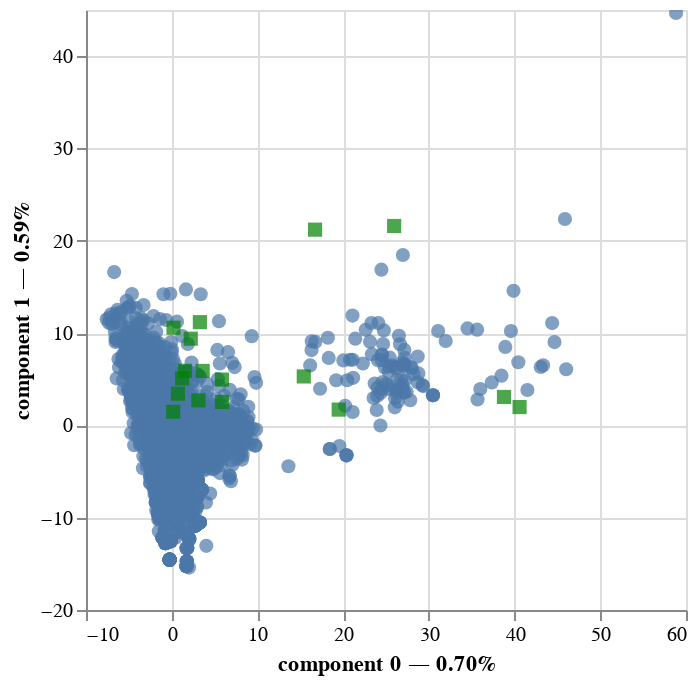

Notebook code cell kept with this figure:
### Code cell
print('En verde se plotean las columnas, en azul las observaciones.\nSe observan al menos dos grupos (o clusters) concentrados de observaciones. ')
famd.plot(
    data_sin_na,
    x_component=0,
    y_component=1
)

### Figure 1 — Vega-Lite specification as saved in the notebook (floating-point values rounded to 4 significant figures; data arrays with more than 128 entries replaced by an {"elided": "..."} marker saying what was removed)
{"config": {"view": {"continuousWidth": 300, "continuousHeight": 300}}, "layer": [{"mark": {"type": "circle", "size": 50}, "encoding": {"tooltip": [{"field": "Booking_ID", "type": "nominal"}, {"field": "component 0", "type": "quantitative"}, {"field": "component 1", "type": "quantitative"}], "x": {"axis": {"title": "component 0 — 0.70%"}, "field": "component 0", "scale": {"zero": false}, "type": "quantitative"}, "y": {"axis": {"title": "component 1 — 0.59%"}, "field": "component 1", "scale": {"zero": false}, "type": "quantitative"}}, "name": "view_3"}, {"data": {"name": "data-692d8253db7fcf727f94091d8634f05d"}, "mark": {"type": "square", "color": "green", "size": 50}, "encoding": {"tooltip": [{"field": "variable", "type": "nominal"}], "x": {"field": "component 0", "scale": {"zero": false}, "type": "quantitative"}, "y": {"field": "component 1", "scale": {"zero": false}, "type": "quantitative"}}}], "data": {"name": "data-7792cedb683629b949815e927e92fd9e"}, "params": [{"name": "param_3", "select": {"type": "interval", "encodings": ["x", "y"]}, "bind": "scales", "views": ["view_3"]}], "$schema": "https://vega.github.io/schema/vega-lite/v5.8.0.json", "datasets": {"data-7792cedb683629b949815e927e92fd9e": {"elided": "5000 records"}, "data-692d8253db7fcf727f94091d8634f05d": [{"variable": "avg_price_per_room", "component 0": 5.862, "component 1": 2.539}, {"variable": "arrival_date", "component 0": 1.549, "component 1": 5.913}, {"variable": "arrival_month", "component 0": 3.613, "component 1": 5.899}, {"variable": "arrival_year", "component 0": 0.7251, "component 1": 3.434}, {"variable": "lead_time", "component 0": 16.72, "component 1": 21.2}, {"variable": "market_segment_type", "component 0": 25.95, "component 1": 21.6}, {"variable": "no_of_adults", "component 0": 15.41, "component 1": 5.301}, {"variable": "no_of_children", "component 0": 1.209, "component 1": 5.09}, {"variable": "no_of_previous_bookings_not_canceled", "component 0": 38.77, "component 1": 3.079}, {"variable": "no_of_previous_cancellations", "component 0": 19.48, "component 1": 1.708}, {"variable": "no_of_special_requests", "component 0": 2.222, "component 1": 9.392}, {"variable": "no_of_week_nights", "component 0": 5.86, "component 1": 4.966}, {"variable": "no_of_weekend_nights", "component 0": 3.117, "component 1": 2.704}, {"variable": "repeated_guest", "component 0": 40.58, "component 1": 1.985}, {"variable": "required_car_parking_space", "component 0": 0.1732, "component 1": 1.478}, {"variable": "room_type_reserved", "component 0": 3.287, "component 1": 11.18}, {"variable": "type_of_meal_plan", "component 0": 0.2117, "component 1": 10.58}]}}
